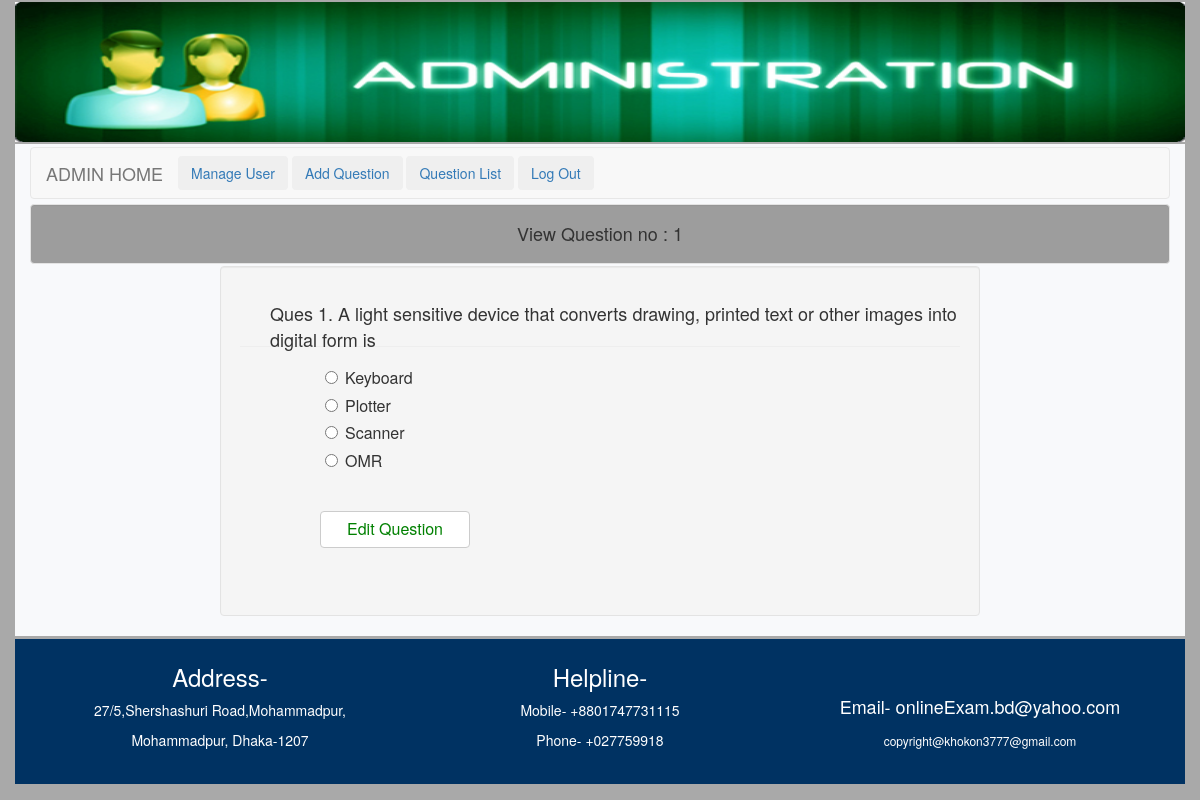
Page /admin/viewQues.php?viewq=1 (signed in) on the committed database.
### tables this page shows
CREATE TABLE IF NOT EXISTS `tbl_ques` (
  `id` int(11) NOT NULL AUTO_INCREMENT,
  `Q_cat` varchar(10) NOT NULL,
  `quesno` int(11) NOT NULL,
  `ques` text NOT NULL,
  PRIMARY KEY (`id`)
);

CREATE TABLE IF NOT EXISTS `tbl_ans` (
  `id` int(11) NOT NULL AUTO_INCREMENT,
  `quesno` int(11) NOT NULL,
  `rightans` int(11) NOT NULL DEFAULT 0,
  `ans` text NOT NULL,
  PRIMARY KEY (`id`)
);

### lib/Database.php (called while the page is built, shortened)
<?php
class Database{
	public $host = DB_HOST;
	public $user = DB_USER;
	public $pass = DB_PASS;
	public $dbname = DB_NAME;
	public $link;
	private function connectDB(){
		$this->link = new mysqli($this->host,$this->user,$this->pass,$this->dbname);
	}
	public function select($query){
		$result = $this->link->query($query) or die($this->link->error.__LINE__);
		if($result->num_rows>0){
			return $result;
		}else{
			return false;
		}
	}
}
?>

### classes/Exam.php (called while the page is built, shortened)
<?php
$filepath = realpath(dirname(__FILE__));
include_once ($filepath . '/../lib/Database.php');
class Exam {
    private $db;
    public function __construct() {
        $this->db = new Database();
    }
    public function getQuestionAdminView($number) {
        $query = "SELECT * FROM tbl_ques WHERE quesno = '$number'";
        $getdata = $this->db->select($query);
        $result = $getdata->fetch_assoc();
        return $result;
    }
    public function getAnswer($qnumber) {
        $query = "SELECT * FROM  tbl_ans WHERE quesno = '$qnumber'";
        $getdata = $this->db->select($query);
        return $getdata;
    }
}
?>

### admin/viewQues.php (the view)
<?php
$filepath = realpath(dirname(__FILE__));
include_once ($filepath . '/inc/adheader.php');
include_once ($filepath . '/../classes/Exam.php');
$exm = new Exam();
?>
<link rel="stylesheet" type="text/css" href="css/user.css">
<link rel="stylesheet" type="text/css" href="../css/styles.css">
<?php
if (isset($_GET['viewq'])) {
    $number = (int) $_GET['viewq'];
    $question = $exm->getQuestionAdminView($number);
}
?>
<!DOCTYPE html>
<html>
    <body style="background:#A9A9A9">
        <div class="container-fluid">
            <div class="container" style="min-height: 450px;background: #F8F9FB;margin-top: -3px;">
                <?php include 'inc/admenu.php'; ?>
                <h4 class="well" style="text-align: center;margin-top: -15px;background: #9d9d9d;"> View Question no : <?php echo $question['quesno']; ?></h4>
                <div class="col-sm-2" style="height: 350px;margin-top:-18px;"></div>
                <div class="col-lg-8 well" style="height: 350px;margin-top:-18px;">
                    <div class="question"> Ques <?php echo $question['quesno']; ?>. <?php echo $question['ques'] ?> </div><hr>
                    <form action="" method="POST">
                        <?php
                        $answer = $exm->getAnswer($number);
                        if ($answer) {
                            while ($result = $answer->fetch_assoc()) {
                                ?>
                                <div class="radio choice_ans">
                                    <label><input type="radio" name="ans" value="<?php echo $result['id']; ?>"><?php echo $result['ans']; ?></label>
                                </div>
                                <?php
                            }
                        }
                        ?>
                    </form>
                    <h3 style="padding-left: 80px;margin-top: 30px;"><a href="">
                            <a href="update.php?viewq=<?php echo $number;?>"><button class="btn  btn-default navbar-btn" style="font-size: 16px; width: 150px;color: green;"> Edit Question </button></a>
                    </h3>
                </div>
                <div class="col-sm-2" style="height: 350px;margin-top:-18px;"></div>
            </div>
        </div>
    </body>
    <?php include 'inc/footer.php'; ?>
</html>

### admin/inc/adheader.php (shortened to what this page needs)
<!DOCTYPE html>
<?php
    include_once "../lib/Database.php";
?>
<html lang="en">
    <head>
        <link rel="stylesheet" href="css/bootstrap.css">
        <link rel="stylesheet" href="css/bootstrap.min.css">
        <link rel="stylesheet" type="text/css" href="css/admin_Login.css">
    </head>
    <body>
        <div class="container-fluid" style="height: 150px;margin-top:-3px;">
            <div class="container" style="margin-top: -20px;">
                <div class="row" style="height: 140px;margin-top: 25px;">
                    <div class="col-lg-12 col-sm-12 col-xs-12" style="height: 140px;padding:0px;">
                        <img src="images/banner_admin.png" width="100%" height="100%" />
                    </div>
                </div>
            </div>
        </div>
    </body>
</html>

### admin/inc/admenu.php (shortened to what this page needs)
<nav class="navbar navbar-default" style="margin-top: 3px;">
    <div class="container-fluid">
        <div class="navbar-header">
            <a class="navbar-brand" href="index.php">ADMIN HOME</a>
        </div>
        <a href="user.php"><button class="btn navbar-btn">Manage User</button></a>
        <a href="addques.php"><button class="btn navbar-btn">Add Question</button></a>
        <a href="qcat.php"><button class="btn navbar-btn">Question List</button></a>
        <a href="?action=logout"><button class="btn navbar-btn">Log Out</button></a>
    </div>
</nav>

### admin/inc/footer.php
<div class="container-fluid" style="min-height: 130px;margin-top: 3px;">
    <div class="container" style="background: #003262;color:white;">
        <div class="row_4" style="min-height: 130px; margin-top:15px;">
            <div class="col-sm-4" style="text-align:center;">
                <h3 style="margin-top:10px;">Address-</h3>
                <p>27/5,Shershashuri Road,Mohammadpur,</p>
                <p>Mohammadpur, Dhaka-1207</p>
            </div>
            <div class="col-sm-4" style="text-align:center;">
                <h3 style="margin-top:10px;">Helpline-</h3>
                <p>Mobile- +8801747731115</p>
                <p>Phone- +027759918</p>
            </div>
            <div class="col-sm-4" style="text-align:center;">
                <h4 style="margin-top:43px;">Email- onlineExam.bd@yahoo.com</h4>
                <p style="margin-top:15px;font-size:12px;">copyright@khokon3777@gmail.com</p>
            </div>
        </div>
    </div>
</div>

### css/styles.css (style rules this page uses)
.question { height: 40px; padding-top: 15px; padding-left: 30px; font-style: bold; font-size: 18px; }
.choice_ans { font-size: 16px; margin-top: 10px; padding-left: 85px; }

### rows in the picture
tbl_ques: quesno "1", ques "A light sensitive device that converts drawing, printed text or other images into digital form is"
tbl_ans: ans "Keyboard"
tbl_ans: ans "Plotter"
tbl_ans: ans "Scanner"
tbl_ans: ans "OMR"
